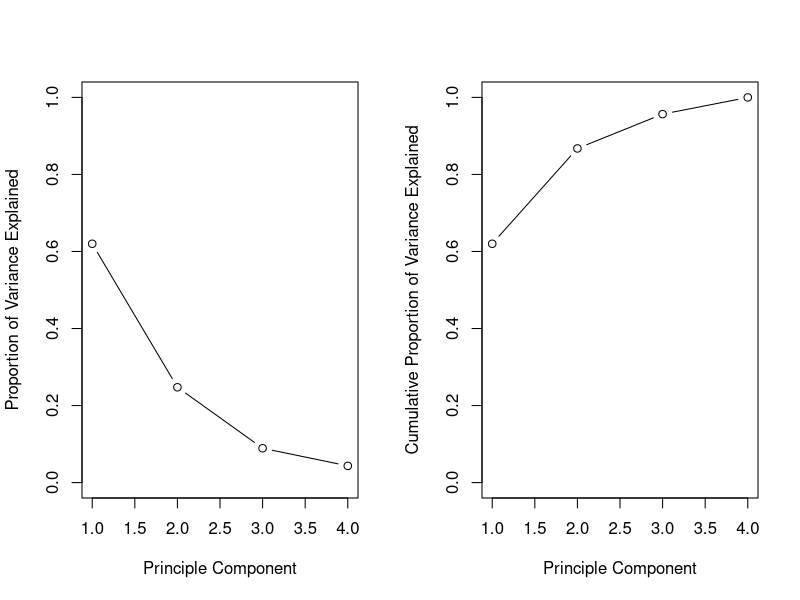
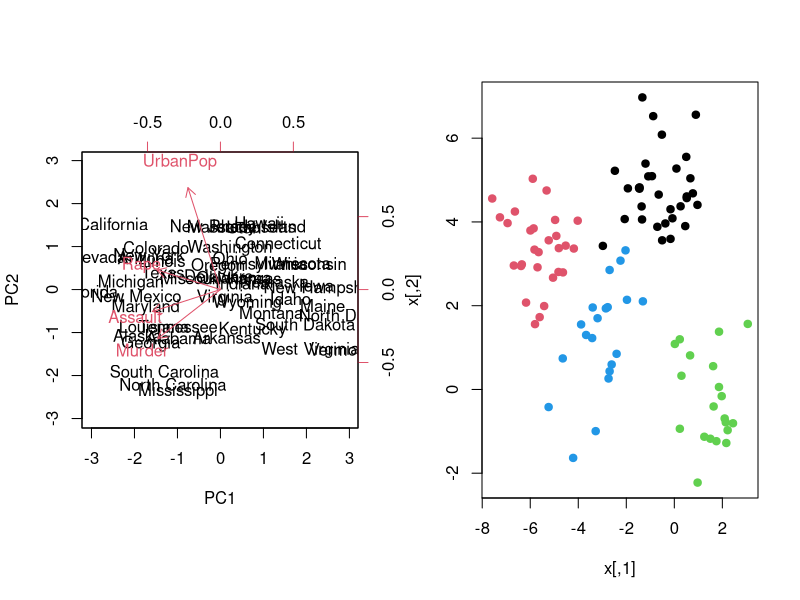
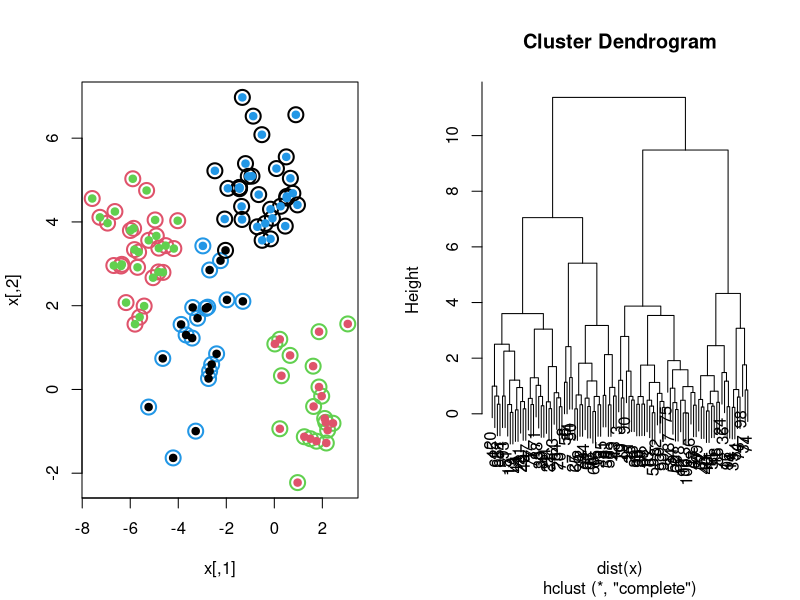
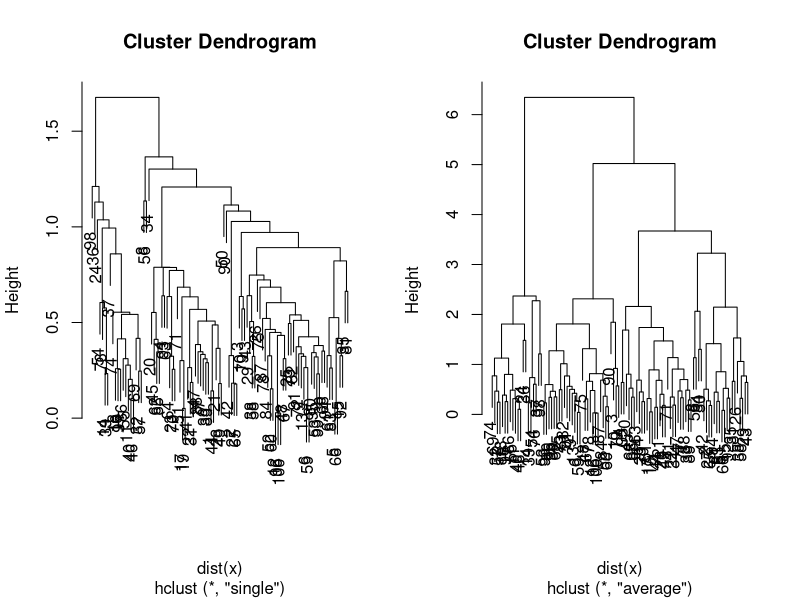
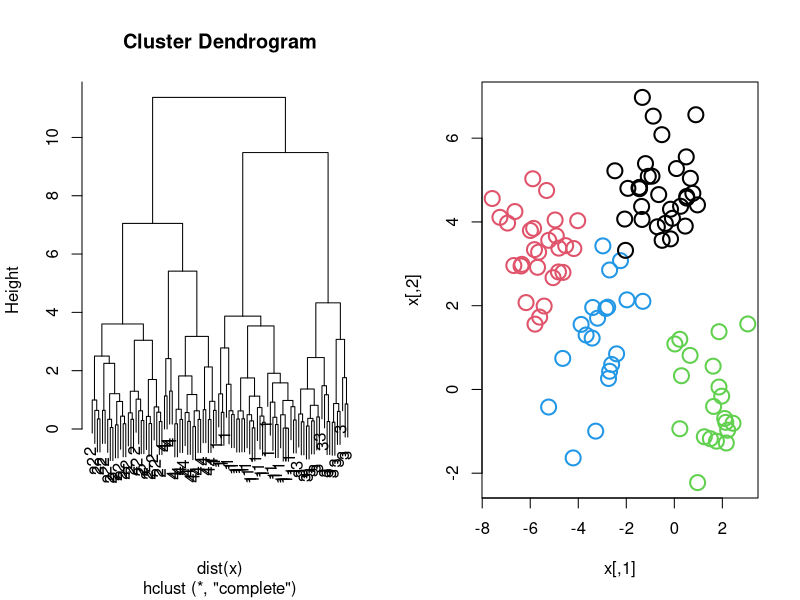
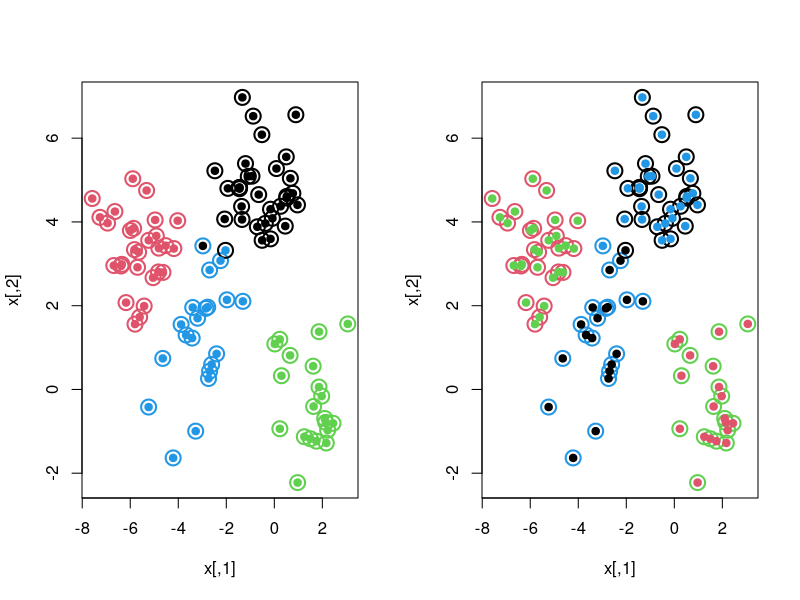

Write R code to recreate these figures, in order.
## ---- chunk 1
#Mean for the entire data set
apply(USArrests, 2, mean)

#Variance for the entire data set
apply(USArrests, 2, var)

## ---- chunk 2
#Perform a principle components analysis on the given data matrix
pca.out <- prcomp(USArrests, scale = TRUE)

#Returns the results as an object of class prcomp.
pca.out

## ---- chunk 3
#Square each of the Principle Component's SD
pca.var <- pca.out$sdev ^ 2

#Clculate the proportion of variance explained
pca.exp <- pca.var/sum(pca.var)

## ---- chunk 4
#Create the plotting framework
par(mfrow = c(1, 2))

#Plot the proportion of variance explaind
plot(pca.exp, xlab = "Principle Component",
     ylab = "Proportion of Variance Explained", ylim = c(0, 1), type = "b")

#Plot the Overall proportion of the variance explained
plot(cumsum(pca.exp), xlab = "Principle Component",
     ylab = "Cumulative Proportion of Variance Explained", ylim = c(0,1),
     type = "b")

## ---- chunk 5
#Create a biplot
biplot(pca.out, scale = 0)

## ---- chunk 6
#Set the seed for reproduceability
set.seed(101)

#Create a two-column matrix of random normal values
x <- matrix(rnorm(100 * 2), 100, 2)

#Generate some "means" to displace the Gaussians above by shifting the means
xmean <- matrix(rnorm(8, sd = 4), 4, 2) #4 Clusters

#randomly assign sample means to `x`
assignMeans <- sample(1:4, 100, replace = TRUE)
x <- x + xmean[assignMeans, ]

#Plot the resultant matrix
plot(x, col = assignMeans, pch = 19)

## ---- chunk 7
#Fit the model, specifying the number of clusters
km.out <- kmeans(x, 4, nstart = 15) #15 random start locations

#view the summary output
km.out

## ---- chunk 8
#Plot the Cluster Vector 
plot(x, col = km.out$cluster, cex = 2, pch = 1, lwd = 2)

#Add origional data points and correct for color assignemnts
points(x, col = c(4, 3, 2, 1)[assignMeans], pch = 19)

## ---- chunk 9
#Generate the model with the largest distanve between clusters
hc.complete <- hclust(dist(x), method = "complete")

#Make a plot
plot(hc.complete)

## ---- chunk 10
#Generate the model with the smallest distance between clusters
hc.single  <- hclust(dist(x), method = "single")

#Make a plot
plot(hc.single)

## ---- chunk 11
#Generate the model with the average distance between clusters
hc.average  <- hclust(dist(x), method = "average")

#Make a plot
plot(hc.average)

## ---- chunk 12
#cut the Complete Linkage tree at height 4
hc.cut <- cutree(hc.complete, 4)

#Table the results compared to the sample Means
table(hc.cut, assignMeans)

## ---- chunk 13
#Table the results compared to the K-Means
table(hc.cut, km.out$cluster)

## ---- chunk 14
#Plot the data with labels
plot(hc.complete, labels = assignMeans)

## ---- chunk 15
#Set the seed for reproduceability
set.seed(101)

#re-generate the fake data
x <- matrix(rnorm(100 * 2), 100, 2)

#Generate some "means" to displace the Gaussians above by shifting the means
xmean <- matrix(rnorm(8, sd = 4), 4, 2) #4 Clusters

#randomly assign sampkle means to `x`
assignMeans <- sample(1:4, 100, replace = TRUE)
x <- x + xmean[assignMeans, ]

#Fit the model, specifying the number of clusters
km.out <- kmeans(x, 4, nstart = 15) #15 random start locations

#Plot the cluster Vector
plot(x, col = km.out$cluster, cex = 2, pch = 1, lwd = 2)

## ---- chunk 16
#Plot the cluster Vector
plot(x, col = km.out$cluster, cex = 2, pch = 1, lwd = 2)
points(x, col = assignMeans, pch = 19)

## ---- chunk 17
#Plot the cluster Vector
plot(x, col = km.out$cluster, cex = 2, pch = 1, lwd = 2)

#Add origional data points and correct for color assignemnts
points(x, col = c(4, 3, 2, 1)[assignMeans], pch = 19)

